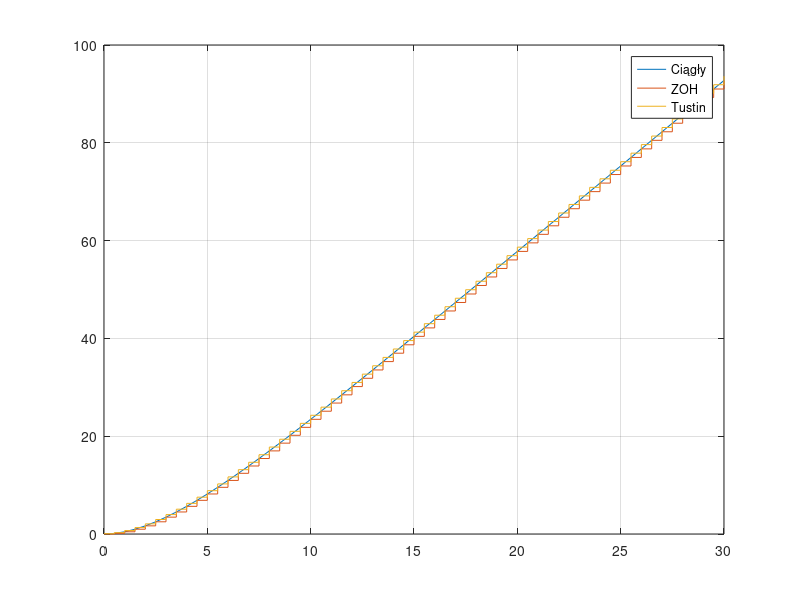

This chart was generated by the following MATLAB code:
clear; close all; clc; %czyszczenie workspace

% Stałe.
k = 3.5; % Wzmocnienie układu inercyjnego.
T = 3.5; % Stała czasowa.

% Czas.
Ts = 0.5; % Czas próbkowania.
t = 0:Ts:30; % zakres zmiennej czasu

% Stwórz obiekt inercyjny.
s = tf('s'); % Definicja operatora Laplace'a.
Iner = k / (T * s^2 + s); % Obiekt całkujący z inercją.
Iner_ZOH = c2d(Iner, Ts, 'zoh'); % Dyskretyzacja metodą ZOH.
Iner_Tustin = c2d(Iner, Ts, 'tustin'); % Dyskretyzacja metodą Tustina.

figure(1)

% Odpowiedź na wymuszenie skokowe.
[W, time] = step(Iner, t);
[Wd, time] = step(Iner_ZOH, t); % Układ ZOH.
[Wd1, time] = step(Iner_Tustin, t); % Układ Tustina.

% Charakterystyka odpowiedzi skokowej.
plot(t, W); hold all;
stairs(t, Wd);
stairs(t, Wd1);

legend('Ciągły', "ZOH", "Tustin");
grid on;
